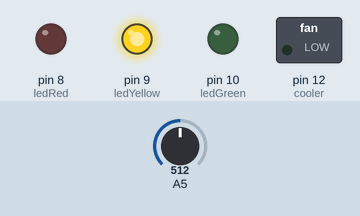
This program was run on a simulated Arduino Uno, built with avr-gcc and run on an emulated ATmega328P. Shown: switched loads named in the program (green lamp = pin HIGH), output pins drawn as LEDs (lit = HIGH). Dashed ring = blinking. The inputs (shaded band) are chosen by the test bench; at power-on: A5 = 512.

Above: at 1.2 s.
1.3 s: A5 set to 665
2.8 s: A5 set to 699
At 2.92 s:
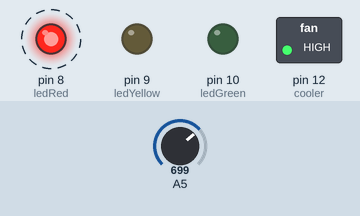
5.8 s: A5 set to 306
At 6.2 s:
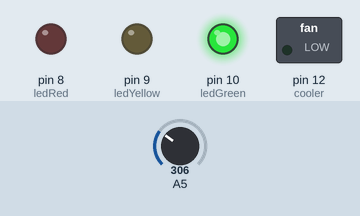
7.3 s: A5 set to 331
8.8 s: A5 set to 352
At 9.7 s:
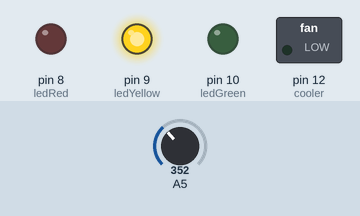
10.3 s: A5 set to 122
At 10.9 s:
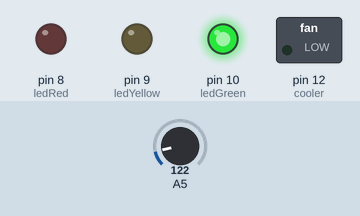
Timing chart, 0 to 12.8 s (numbered marks = the images above; inputs shaded):
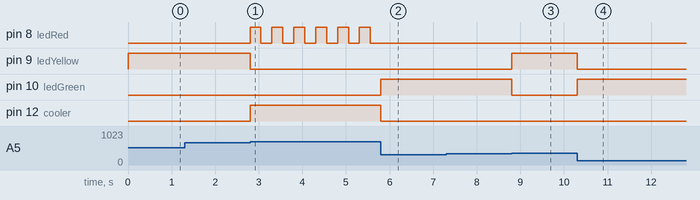

The program:

main.cpp
```cpp
/*


        _          _ ______ _____ _____
       (_)        | |  ____|  __ \_   _|
  _ __  ___  _____| | |__  | |  | || |
 | '_ \| \ \/ / _ \ |  __| | |  | || |
 | |_) | |>  <  __/ | |____| |__| || |_
 | .__/|_/_/\_\___|_|______|_____/_____|
 | |
 |_|

www.pixeledi.eu | twitter.com/pixeledi
Flamesensor| V1.0 | 09.2022
*/

#include <Arduino.h>

const byte ledGreen = 10;
const byte ledYellow = 9;
const byte ledRed = 8;
const byte cooler = 12;

unsigned long previousTime = 0;
unsigned long blinkDelay = 250;
byte redState = LOW;

void setup()
{
  Serial.begin(115200);

  pinMode(ledGreen, OUTPUT);
  pinMode(ledYellow, OUTPUT);
  pinMode(ledRed, OUTPUT);
  pinMode(cooler, OUTPUT);
}

void loop()
{
  int flameCheck = analogRead(A5);
  flameCheck = map(flameCheck, 0, 1023, 0, 3);
  unsigned long timenow = millis();

  switch (flameCheck)
  {
  case 0:
    digitalWrite(ledGreen, HIGH);
    digitalWrite(ledYellow, LOW);
    digitalWrite(ledRed, LOW);
    digitalWrite(cooler, LOW);
    break;

  case 1:
    digitalWrite(ledGreen, LOW);
    digitalWrite(ledYellow, HIGH);
    digitalWrite(ledRed, LOW);
    digitalWrite(cooler, LOW);
    break;

  case 2:
    digitalWrite(cooler, HIGH);
    digitalWrite(ledGreen, LOW);
    digitalWrite(ledYellow, LOW);

    if (timenow - previousTime > blinkDelay)
    {
      previousTime = timenow;
      digitalWrite(ledRed, !digitalRead(ledRed));
    }
    break;
  }
}
```

Measured:
- the behaviour switches between 681 and 682 on A5 (found by bisection; images 0 and 1)
- the behaviour switches between 340 and 341 on A5 (found by bisection; images 2 and 3)
- after the input at 1.3 s, every drawn part: stays the same
- after the input at 2.8 s, pin 8 (ledRed): alternates HIGH for 0.25 s and LOW for 0.25 s, starting at once; pin 9 (ledYellow): HIGH → LOW at once; pin 12 (cooler): LOW → HIGH at once
- after the input at 5.8 s, pin 8 (ledRed): stops changing and stays LOW; pin 10 (ledGreen): LOW → HIGH at once; pin 12 (cooler): HIGH → LOW at once
- after the input at 7.3 s, every drawn part: stays the same
- after the input at 8.8 s, pin 9 (ledYellow): LOW → HIGH at once; pin 10 (ledGreen): HIGH → LOW at once
- after the input at 10.3 s, pin 9 (ledYellow): HIGH → LOW at once; pin 10 (ledGreen): LOW → HIGH at once
